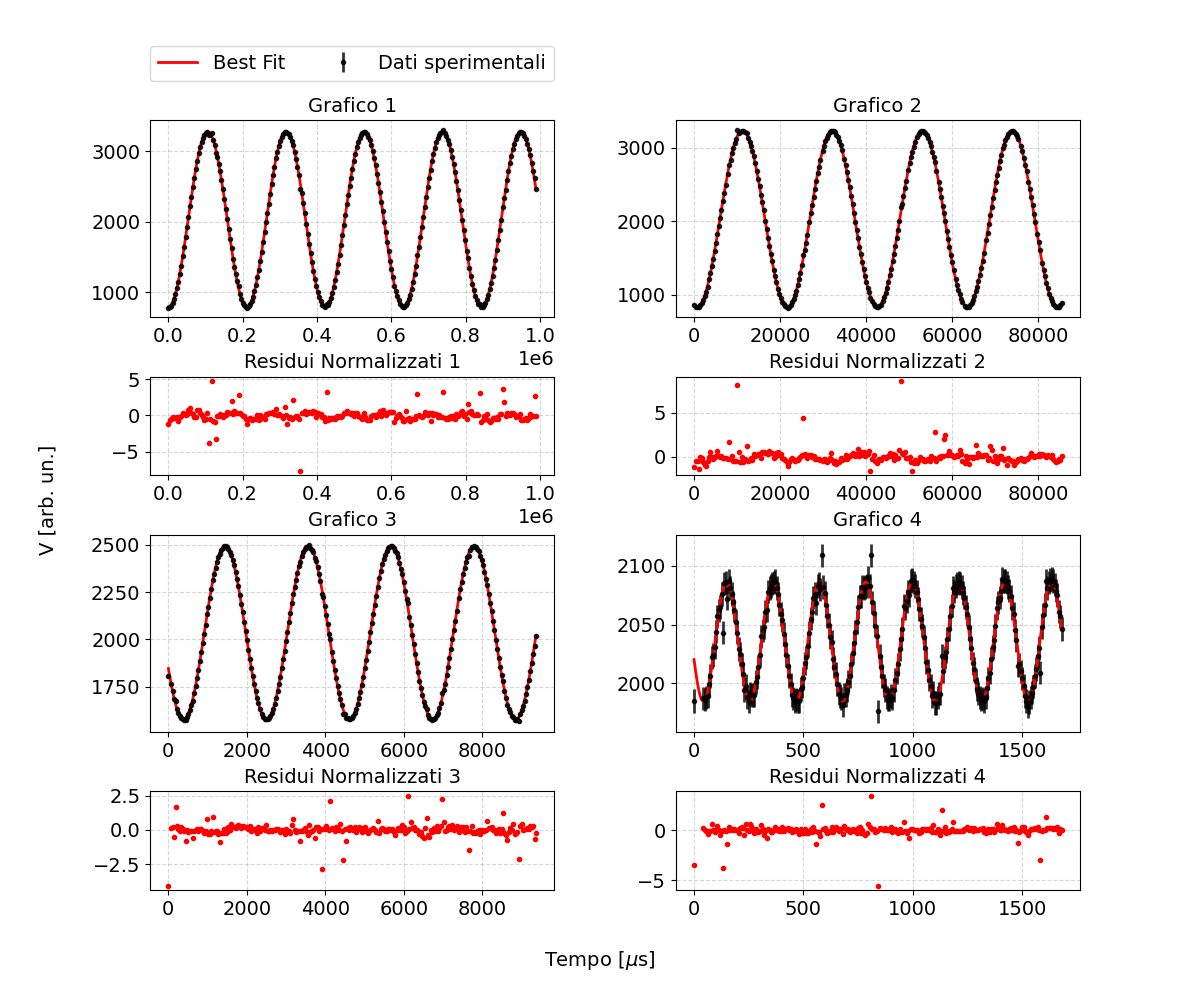

This figure's Python source:
import numpy as np
from matplotlib import pyplot as plt
from scipy.optimize import curve_fit

filepath = r'/media/candido/Extreme SSD/Unipi/Secondo anno/Lab 2/Materiale/Esercizi/Relazionenatalizia/'

### Aesthetic Settings
fontsize = 14
params = {
    'figure.figsize': (12, 8),  # Dimensione della figura
    'axes.labelsize': fontsize,
    'axes.titlesize': fontsize,
    'xtick.labelsize': fontsize,
    'ytick.labelsize': fontsize,
    'legend.fontsize': fontsize,
    'lines.linewidth': 2,
    'lines.markersize': 6
}
plt.rcParams.update(params)
plt.style.use('seaborn-v0_8-muted')  # Stile pulito

s_v=10

### Funzione Sinusoidale
def ff(x, omega, phi, a, c):
    return a * np.sin(omega * x + phi) + c

# Caricamento dei dati
data_files = ["data/sin1.txt", "data/sin2.txt", "data/sin3.txt", "data/sin4.txt"]
initial_guesses = [
    (2.8 / 1e5, -1, 1300, 2000),
    (2.8 / 1e4, -1, 1300, 2000),
    (2.8 / 1e3, -1.2, 500, 2000),
    (2.8 / 1e2, -1.4, 60, 2050),
]

def residuals(yy,xx,pars):
    return yy-ff(xx, *pars)

# Creazione dei subplot 4x2 con due righe alternate di grafici principali e residui
fig, axes = plt.subplots(4, 2, figsize=(12, 10), gridspec_kw={'height_ratios': [2, 1, 2, 1], 'hspace': 0.4, 'wspace': 0.3})
axes = axes.flatten()

# Loop per generare i grafici principali e residui
for idx, (file, p0) in enumerate(zip(data_files, initial_guesses)):
    j=idx+1
    if idx>1:
        idx+=2
    # Caricamento dati
    t, v = np.loadtxt(filepath + file, unpack=True)
    s_v = np.full_like(v, s_v)
    
    # Fit della funzione
    popt, pcov = curve_fit(ff, t, v, sigma=s_v,p0=p0, absolute_sigma=True)
    xx = np.linspace(min(t), max(t), 10000)  # Griglia per il fit
    res = residuals(v, t, popt) / s_v       # Calcolo residui normalizzati
    
    # Grafico principale (colonna sinistra)
    ax_main = axes[idx]  # Subplot per il grafico principale
    ax_main.errorbar(t, v, s_v, fmt='k.', label="Dati sperimentali", alpha=0.8)
    ax_main.plot(xx, ff(xx, *popt), 'r-', label="Best Fit")
    ax_main.set_title(f'Grafico {j}')
    ax_main.grid(True, linestyle='--', alpha=0.5)
    if idx<1:
        ax_main.legend(loc='lower center', bbox_to_anchor=(0.5, 1.15), ncol=2)
    
    # Grafico dei residui (colonna destra)
    ax_res = axes[idx+2]  # Subplot per i residui
    ax_res.plot(t, res, '.r', label="Residui")
    ax_res.set_title(f'Residui Normalizzati {j}')
    ax_res.grid(True, linestyle='--', alpha=0.5)
    ###Printaggio selvaggio dei risultati
    print(f"\n\nBest_fit{idx}")
    print("parametri:", popt)
    print("incertezze:", np.sqrt(pcov.diagonal()))

    corr12 = np.copy(pcov)
    for i in range(len(pcov)):
        for j in range(len(pcov)):
            corr12[i, j] = pcov[i,j]/(np.sqrt(pcov[i, i] * pcov[j, j]))
    print("matrice di correlazione:\n",corr12)
    k2=sum((res/s_v)**2)/(len(v)-len(popt))
    print("x2=",k2)
    print("VPP=",(max(ff(xx,*popt))-min(ff(xx,*popt))))


# Etichette condivise
fig.text(0.5, 0.04, 'Tempo [$\mu$s]', ha='center', va='center', fontsize=fontsize)
fig.text(0.04, 0.5, 'V [arb. un.]', ha='center', va='center', rotation='vertical', fontsize=fontsize)

# Salvataggio e visualizzazione
plt.tight_layout(rect=[0.03, 0.03, 1, 1])
plt.savefig(filepath + "bestfit_sinusoid.png")
plt.show()
